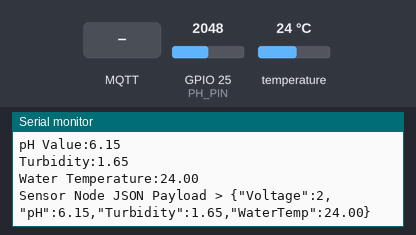
Bench run of a sketch on a simulated ESP32. On the bench: the last lines printed to the serial monitor. The test bench sets the inputs (shaded band); at power-on: temperature 24 °C, GPIO 25 (PH_PIN) = 2048. WiFi joins after 1.5 s; servers stay silent unless stated; EEPROM starts erased; no MQTT or app messages arrive unless stated.

Above: at 3.2 s.
3.3 s: MQTT message "1" arrives on the first subscribed topic
At 3.9 s:
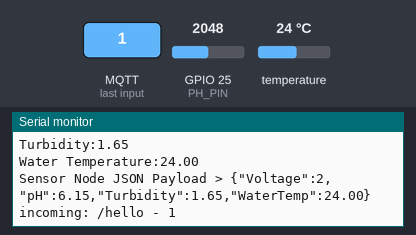
4.8 s: MQTT message "on" arrives on the first subscribed topic
At 4.99 s:
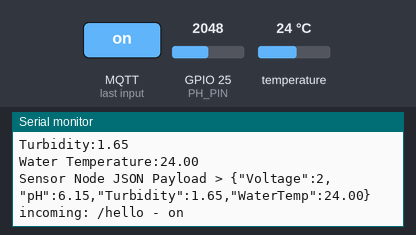
6.3 s: MQTT message "off" arrives on the first subscribed topic
At 6.8 s:
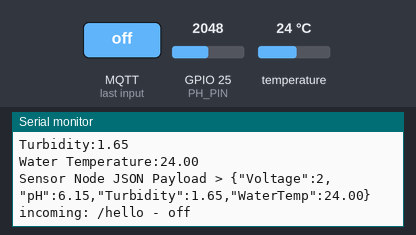
7.8 s: temperature set to 12 °C
At 8.7 s:
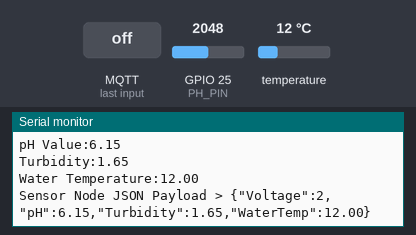
9.3 s: GPIO 25 (PH_PIN) set to 2866
At 10.6 s:
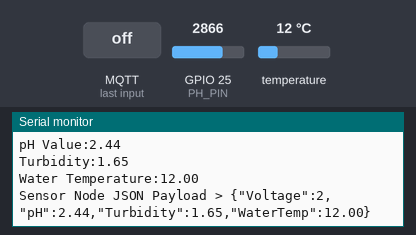
10.8 s: temperature set to 19 °C
At 11.5 s:
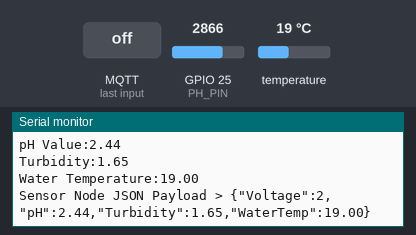
Timing chart, 0 to 13.3 s (numbered marks = the images above; inputs shaded):
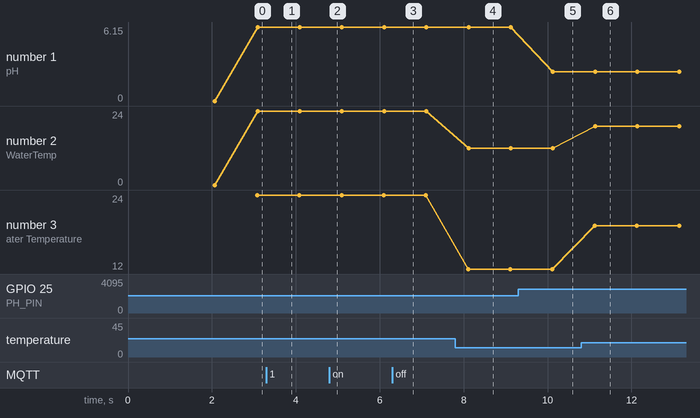

The sketch:

Sensor_Node.ino
```cpp
#include <esp_now.h>
#include <WiFi.h>
#include <MQTT.h>
#include <PubSubClient.h>
#include "EEPROM.h"
#include <OneWire.h>
#include <DFRobot_PH.h>

DFRobot_PH ph;
// DFRobot_ESP_PH ph;
#define ESPADC      4096.0    //the esp Analog Digital Convertion value
#define ESPVOLTAGE  3300      //the esp voltage supply value
#define PH_PIN      25        //34 //the esp gpio data pin number
float voltage, phValue, watertemp, sensorturbidity;
int turbidity = analogRead(34);

int DS18S20_Pin = 23;      //DS18S20 Signal pin on digital 2
//Temperature chip i/o
OneWire ds(DS18S20_Pin);   // on digital pin 2

const char ssid[] = "KingAPK";
const char pass[] = "AisyahAR";

WiFiClient net;
MQTTClient client;

unsigned long lastMillis = 0;

void connect() {
  Serial.print("checking wifi...");
  while (WiFi.status() != WL_CONNECTED) {
    Serial.print(".");
    delay(1000);
  }

  Serial.print("\nconnecting...");
  while (!client.connect("GATEWAY")) {
    Serial.print(".");
    delay(1000);
  }

  Serial.println("\nconnected!");

  client.subscribe("/hello");
  // client.unsubscribe("/hello");
}

void messageReceived(String &topic, String &payload) {
  Serial.println("incoming: " + topic + " - " + payload);

  // Note: Do not use the client in the callback to publish, subscribe or
  // unsubscribe as it may cause deadlocks when other things arrive while
  // sending and receiving acknowledgments. Instead, change a global variable,
  // or push to a queue and handle it in the loop after calling `client.loop()`.
}

void setup()
{
  Serial.begin(115200);
  EEPROM.begin(32);//needed to permit storage of calibration value in eeprom
  ph.begin();

  Serial.begin(115200);
  WiFi.begin(ssid, pass);

  // Note: Local domain names (e.g. "Computer.local" on OSX) are not supported
  // by Arduino. You need to set the IP address directly.
  client.begin("test.mosquitto.org", net);
  client.onMessage(messageReceived);

  connect();

}

void loop()
{
  static unsigned long timepoint = millis();
  if (millis() - timepoint > 1000U) //time interval: 1s
  {
    timepoint = millis();
    //voltage = rawPinValue / esp32ADC * esp32Vin
    voltage = analogRead(PH_PIN) / ESPADC * ESPVOLTAGE; // read the voltage
    Serial.print("Voltage:");
    Serial.println(voltage/1000, 2);

    // //temperature = readTemperature();  // read your temperature sensor to execute temperature compensation
    // temperature = getTemp();
    // Serial.print("Temperature:");
    // Serial.print(temperature, 2);
    // Serial.println("^C");

    phValue = ph.readPH(voltage, watertemp); // convert voltage to pH with temperature compensation
    Serial.print("pH Value:");
    Serial.println(phValue, 2);


    sensorturbidity = turbidity * (3.3 / 1024.0);
    Serial.print("Turbidity:");
    Serial.println(sensorturbidity);

    watertemp = getTemp();
    Serial.print("Water Temperature:");
    Serial.println(watertemp);
    Serial.println();
  }

  ph.calibration(voltage, watertemp); // calibration process by Serail CMD

  client.loop();
  delay(10);  // <- fixes some issues with WiFi stability

  if (!client.connected()) {
    connect();
  }

  // publish a message roughly every second.
  if (millis() - lastMillis > 1000) {
    lastMillis = millis();
    String
    jsonData = "{";
    jsonData += "\"Voltage\":" + (String)(voltage/1000, 2) + ",";
    jsonData += "\"pH\":" + (String)phValue + ",";
    jsonData += "\"Turbidity\":" + (String)sensorturbidity + ",";
    jsonData += "\"WaterTemp\":" + (String)watertemp;
    jsonData += "}";

    Serial.println("Sensor Node JSON Payload > " + jsonData + "\n");
    client.publish("KingAPK-FinalProject/DATA", jsonData);
  }
}

float getTemp(){
  //returns the temperature from one DS18S20 in DEG Celsius
  byte data[12];
  byte addr[8];

  if ( !ds.search(addr)) {
      //no more sensors on chain, reset search
      ds.reset_search();
      return -1000;
  }

  if ( OneWire::crc8( addr, 7) != addr[7]) {
      Serial.println("CRC is not valid!");
      return -1000;
  }

  if ( addr[0] != 0x10 && addr[0] != 0x28) {
      Serial.print("Device is not recognized");
      return -1000;
  }

  ds.reset();
  ds.select(addr);
  ds.write(0x44,1); // start conversion, with parasite power on at the end

  byte present = ds.reset();
  ds.select(addr);
  ds.write(0xBE); // Read Scratchpad

  for (int i = 0; i < 9; i++) { // we need 9 bytes
    data[i] = ds.read();
  }

  ds.reset_search();

  byte MSB = data[1];
  byte LSB = data[0];

  float tempRead = ((MSB << 8) | LSB); //using two's compliment
  float TemperatureSum = tempRead / 16;
  return TemperatureSum;
}
```

Measured:
- after the input at 3.3 s, the serial monitor: prints a new line at once (image 1)
- after the input at 4.8 s, the serial monitor: prints a new line at once (image 2)
- after the input at 6.3 s, the serial monitor: prints a new line at once (image 3)
- after the input at 7.8 s, the serial monitor: prints a new line after 0.31 s (image 4)
- after the input at 9.3 s, the serial monitor: prints a new line after 0.80 s (image 5)
- after the input at 10.8 s, the serial monitor: prints a new line after 0.32 s (image 6)
- plotted number 1: 6.15 → 2.44 after the input at 9.3 s
- plotted number 2: 24 → 12 after the input at 7.8 s, 12 → 19 after the input at 10.8 s
